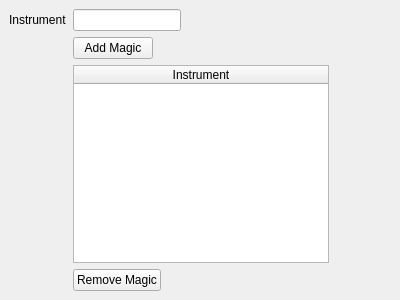
<?xml version="1.0" encoding="UTF-8"?>
<ui version="4.0">
 <class>TradingSignalGroup08</class>
 <widget class="QDockWidget" name="TradingSignalGroup08">
  <property name="geometry">
   <rect>
    <x>0</x>
    <y>0</y>
    <width>400</width>
    <height>300</height>
   </rect>
  </property>
  <property name="windowTitle">
   <string>Magic Strategy</string>
  </property>
  <widget class="QWidget" name="dockWidgetContents">
   <layout class="QFormLayout" name="formLayout">
    <property name="fieldGrowthPolicy">
     <enum>QFormLayout::FieldsStayAtSizeHint</enum>
    </property>
    <item row="0" column="0">
     <widget class="QLabel" name="instrument_label">
      <property name="text">
       <string>Instrument</string>
      </property>
     </widget>
    </item>
    <item row="0" column="1">
     <widget class="QLineEdit" name="instrument_text"/>
    </item>
    <item row="1" column="1">
     <widget class="QPushButton" name="add_btn">
      <property name="text">
       <string>Add Magic</string>
      </property>
     </widget>
    </item>
    <item row="2" column="1">
     <widget class="QTableWidget" name="instrument_table">
      <attribute name="horizontalHeaderStretchLastSection">
       <bool>true</bool>
      </attribute>
      <column>
       <property name="text">
        <string>Instrument</string>
       </property>
      </column>
     </widget>
    </item>
    <item row="3" column="1">
     <widget class="QPushButton" name="delete_btn">
      <property name="text">
       <string>Remove Magic</string>
      </property>
     </widget>
    </item>
   </layout>
  </widget>
 </widget>
 <resources/>
 <connections/>
</ui>
